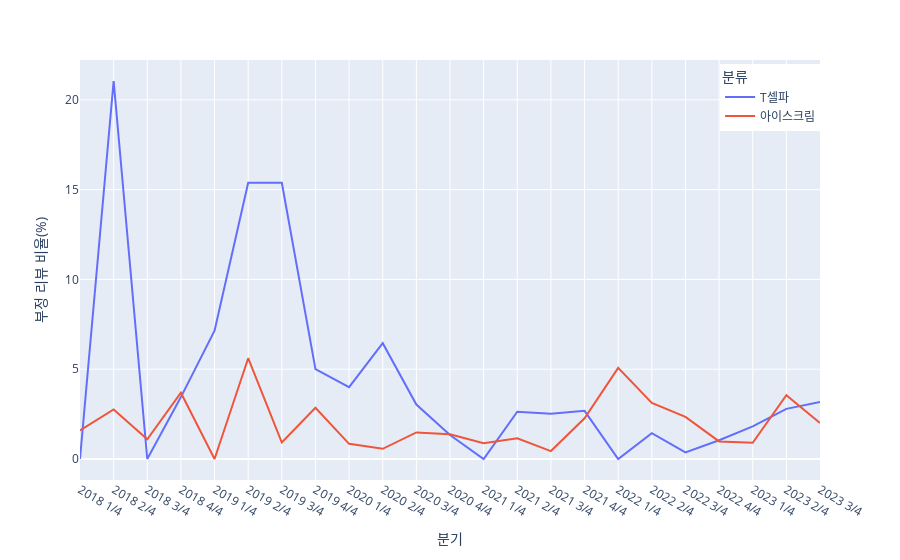

Notebook source saved alongside this figure:
### Code cell
# 부정 리뷰 비율 그래프

import plotly.express as px
fig = px.line(DF, x = 'quarter', y = 'ratio', color = '분류',
       labels={'quarter':'분기', 'ratio':'부정 리뷰 비율(%)'})

fig.update_layout(legend=dict(
    yanchor="top",
    y=0.99,
    xanchor="left",
    x=0.865
))

fig.show()

### Figure 1 — Plotly figure (JSON) as saved in the notebook; plotly's stock layout.template omitted (floating-point values rounded to 4 significant figures)
{"data": [{"hovertemplate": "분류=T셀파<br>분기=%{x}<br>부정 리뷰 비율(%)=%{y}<extra></extra>", "legendgroup": "T셀파", "line": {"color": "#636efa", "dash": "solid"}, "marker": {"symbol": "circle"}, "mode": "lines", "name": "T셀파", "orientation": "v", "showlegend": true, "type": "scatter", "x": ["2018 1/4", "2018 2/4", "2018 3/4", "2018 4/4", "2019 1/4", "2019 2/4", "2019 3/4", "2019 4/4", "2020 1/4", "2020 2/4", "2020 3/4", "2020 4/4", "2021 1/4", "2021 2/4", "2021 3/4", "2021 4/4", "2022 1/4", "2022 2/4", "2022 3/4", "2022 4/4", "2023 1/4", "2023 2/4", "2023 3/4"], "xaxis": "x", "y": [0, 21.05, 0, 3.448, 7.143, 15.38, 15.38, 5, 4, 6.452, 3.03, 1.333, 0, 2.632, 2.525, 2.68, 0, 1.439, 0.3663, 1.046, 1.818, 2.791, 3.175], "yaxis": "y"}, {"hovertemplate": "분류=아이스크림<br>분기=%{x}<br>부정 리뷰 비율(%)=%{y}<extra></extra>", "legendgroup": "아이스크림", "line": {"color": "#EF553B", "dash": "solid"}, "marker": {"symbol": "circle"}, "mode": "lines", "name": "아이스크림", "orientation": "v", "showlegend": true, "type": "scatter", "x": ["2018 1/4", "2018 2/4", "2018 3/4", "2018 4/4", "2019 1/4", "2019 2/4", "2019 3/4", "2019 4/4", "2020 1/4", "2020 2/4", "2020 3/4", "2020 4/4", "2021 1/4", "2021 2/4", "2021 3/4", "2021 4/4", "2022 1/4", "2022 2/4", "2022 3/4", "2022 4/4", "2023 1/4", "2023 2/4", "2023 3/4"], "xaxis": "x", "y": [1.587, 2.756, 1.095, 3.691, 0, 5.612, 0.9174, 2.857, 0.8439, 0.5666, 1.478, 1.375, 0.8772, 1.158, 0.4405, 2.265, 5.072, 3.125, 2.347, 0.9804, 0.9009, 3.55, 2], "yaxis": "y"}], "layout": {"legend": {"title": {"text": "분류"}, "tracegroupgap": 0, "x": 0.865, "xanchor": "left", "y": 0.99, "yanchor": "top"}, "margin": {"t": 60}, "xaxis": {"anchor": "y", "domain": [0, 1], "title": {"text": "분기"}}, "yaxis": {"anchor": "x", "domain": [0, 1], "title": {"text": "부정 리뷰 비율(%)"}}}}
